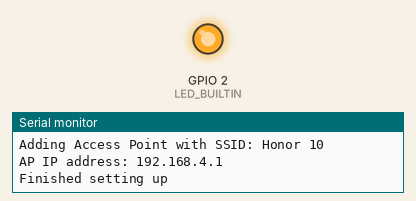
The sketch below on a simulated ESP8266 (NodeMCU). Parts: output pins drawn as LEDs (lit = HIGH, except the on-board LED, lit = LOW), the last lines printed to the serial monitor. WiFi joins after 1.5 s; servers stay silent unless stated.

Above: at 0.5 s.
At 34.7 s:
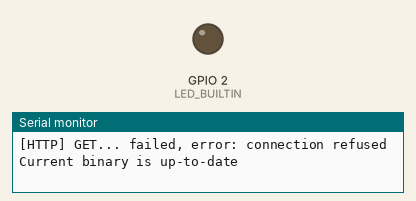
Timing chart, 0 to 36.3 s (numbered marks = the images above):
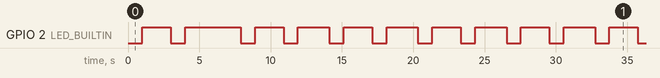

The sketch:

esp_ota_poc_blink_slow.ino.ino
```cpp
#include <Arduino.h>
#include <ESP8266WiFi.h>
#include <WiFiClientSecure.h>
#include <ESP8266WiFiMulti.h>
#include <ESP8266HTTPClient.h>
#include <ESP8266httpUpdate.h>
#include <ESP8266WebServer.h>

const String robotId = "robot001";
const String binaryLocation = "https://esp-ota-binaries.s3-us-east-2.amazonaws.com/binaries";
const char fingerprint[] PROGMEM = "4f76e98e77471ceff6ce703afcb35226d2151759";

char accessPointSSID[30] = "Honor 10";
char accessPointKey[30] = "Radja wil liggen";
String currentBinary = "esp_ota_poc_blink_slow.ino.ino.bin";
String latestBinary = "";

int ledState = LOW;
unsigned long previousMillis = 0;
const long interval = 5000;

ESP8266WiFiMulti WiFiMulti;
WiFiClientSecure client;
ESP8266WebServer server(80);

const char *page =
  "<h1>You are connected to ROBOTID</h1>"
  "<form method=\"post\" enctype=\"application/x-www-form-urlencoded\" action=\"/postform/\">"
    "<input type=\"text\" name=\"SSID\" >"
    "<input type=\"text\" name=\"Key\" >"
    "<input type=\"submit\" value=\"Submit\">"
  "</form>";

/* Go to http://192.168.4.1 in a web browser
   connected to this access point to see it.
*/
void handleRoot() {
  server.send(200, "text/html", page);
}

void handleForm() {
  if (server.method() != HTTP_POST) {
    server.send(405, "text/plain", "Method Not Allowed");
  } else {
    WiFi.disconnect();
    server.arg(0).toCharArray(accessPointSSID, 30);
    server.arg(1).toCharArray(accessPointKey, 30);
    WiFiMulti.addAP(accessPointSSID, accessPointKey);

    String message = "POST form was:\n";
    for (uint8_t i = 0; i < server.args(); i++) {
      message += " " + server.argName(i) + ": " + server.arg(i) + "\n";
    }
    server.send(200, "text/plain", message);
  }
}

void setup() {
  Serial.begin(115200);
  pinMode(LED_BUILTIN, OUTPUT);
  WiFi.mode(WIFI_STA);

  Serial.println("Setting up");
  if(accessPointSSID[0] != '\0') {
    Serial.printf("Adding Access Point with SSID: ");
    Serial.println(accessPointSSID);
    WiFiMulti.addAP(accessPointSSID, accessPointKey);
  }

  WiFi.softAP(robotId);
  IPAddress myIP = WiFi.softAPIP();
  Serial.print("AP IP address: ");
  Serial.println(myIP);
  server.on("/", handleRoot);
  server.on("/postform/", handleForm);
  server.begin();

  // Set the SSL fingerprint for HTTPS S3 file downloads
  client.setFingerprint(fingerprint);
  Serial.println("Finished setting up");
}

void loop() {
  server.handleClient();

  digitalWrite(LED_BUILTIN, LOW);   // Turn the LED on (Note that LOW is the voltage level
  // but actually the LED is on; this is because
  // it is active low on the ESP-01)
  delay(1000);                      // Wait for a second
  digitalWrite(LED_BUILTIN, HIGH);  // Turn the LED off by making the voltage HIGH
  delay(2000);

  unsigned long currentMillis = millis();
  if (currentMillis - previousMillis >= interval && WiFiMulti.run() == WL_CONNECTED) {
    Serial.println("Time elapsed");

    HTTPClient http;
    Serial.println("Getting latest id from: " + binaryLocation + "/" + robotId + "/latest.txt");
    if (http.begin(client, binaryLocation + "/" + robotId + "/latest.txt")) {
      int httpCode = http.GET();
      if (httpCode > 0) {
        // file found at server
        if (httpCode == HTTP_CODE_OK || httpCode == HTTP_CODE_MOVED_PERMANENTLY) {
          latestBinary = http.getString();
          //latestBinary = http.getString().c_str();
          Serial.println("Latest binary:");
          Serial.println(latestBinary);
        }
      } else {
        Serial.printf("[HTTP] GET... failed, error: %s\n", http.errorToString(httpCode).c_str());
      }
    } else {
      Serial.printf("[HTTP} Unable to connect\n");
    }

    if (currentBinary != latestBinary) {
      Serial.println("Proceed to update to latest binary");
      currentBinary = latestBinary;

      t_httpUpdate_return ret = ESPhttpUpdate.update(client, binaryLocation + "/" + robotId + "/" + currentBinary);
      switch (ret) {
        case HTTP_UPDATE_FAILED:
          Serial.printf("HTTP_UPDATE_FAILD Error (%d): %s\n", ESPhttpUpdate.getLastError(), ESPhttpUpdate.getLastErrorString().c_str());
          break;

        case HTTP_UPDATE_NO_UPDATES:
          Serial.println("HTTP_UPDATE_NO_UPDATES");
          break;

        case HTTP_UPDATE_OK:
          Serial.println("HTTP_UPDATE_OK");
          break;
      }
    } else {
      Serial.println("Current binary is up-to-date");
    }

    previousMillis = millis();
  }
}
```

Measured:
- by itself, GPIO 2 (LED_BUILTIN): goes HIGH 2.0 s, LOW 1.0 s, HIGH 3.9 s, 39 × (LOW 1.0 s, HIGH 2.0 s), LOW 1.0 s, then HIGH
- by itself, everything shown: repeats every 55.9 s, in 36 steps
